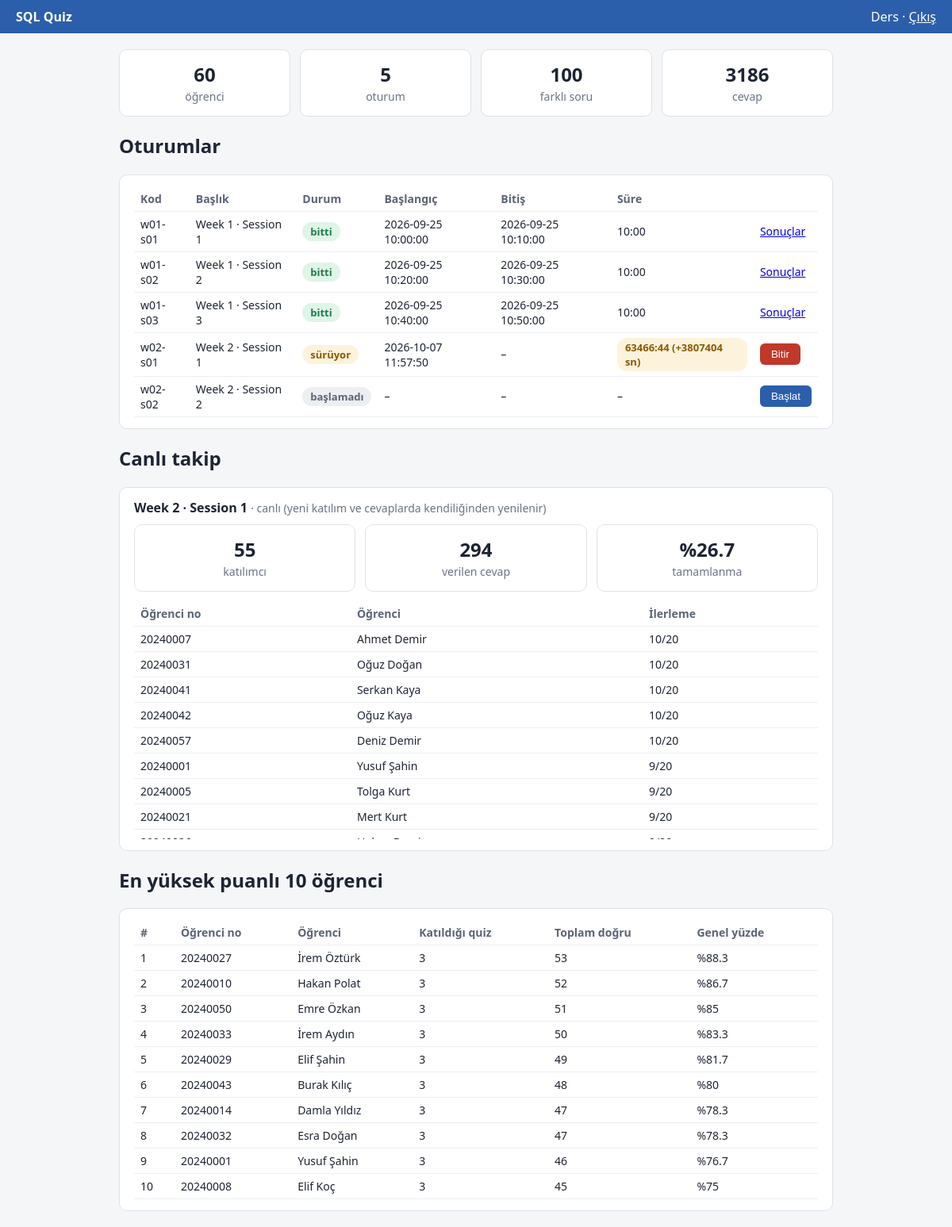
The app's page /hoca (signed in) with its own data.
### tables this page shows
CREATE TABLE oturumlar (
    id                 INTEGER PRIMARY KEY,
    kod                TEXT NOT NULL UNIQUE,         -- ör. 'w02-s01'
    baslik             TEXT NOT NULL,                -- ör. 'Week 2 · Session 1'
    hafta              INTEGER NOT NULL,
    durum              TEXT NOT NULL DEFAULT 'baslamadi',
    planlanan_sure_sn  INTEGER NOT NULL DEFAULT 600, -- süre: 10 dakika (20 soru, soru başına ~30 sn)
    -- NOT (örnek veri): süren quiz (w02-s01), seed.py çalıştığı andan 5 dk önce
    -- başlamış kaydedilir ve süre o andan beri işler. Geçen süre çok büyük görünüyorsa
    -- veri eskidir. Taze görmek için: python seed.py (python app.py açılışta kendisi tazeler).
    baslangic          TEXT,                         -- hoca başlatınca dolar
    bitis              TEXT,                         -- hoca bitirince dolar

    CHECK (hafta > 0),
    CHECK (planlanan_sure_sn > 0),
    CHECK (durum IN ('baslamadi', 'suruyor', 'bitti')),

    -- Durum ile zamanlar tutarlı olmalı (isim verildi: hata mesajında görünür)
    CONSTRAINT durum_zaman_tutarliligi CHECK (
        (durum = 'baslamadi' AND baslangic IS NULL     AND bitis IS NULL)
     OR (durum = 'suruyor'   AND baslangic IS NOT NULL AND bitis IS NULL)
     OR (durum = 'bitti'     AND baslangic IS NOT NULL AND bitis IS NOT NULL
                             AND bitis >= baslangic)
    )
);

CREATE TABLE kullanicilar (
    id            INTEGER PRIMARY KEY,
    ogrenci_no    TEXT UNIQUE,                       -- hocanın öğrenci numarası yok (NULL)
    ad            TEXT NOT NULL,
    soyad         TEXT NOT NULL,
    email         TEXT NOT NULL UNIQUE COLLATE NOCASE, -- büyük/küçük harf farkı gözetmez
    sifre_hash    TEXT NOT NULL,                     -- şifrenin kendisi değil, özeti
    sifre_salt    TEXT NOT NULL,                     -- kullanıcıya özel rastgele değer
    rol           TEXT NOT NULL DEFAULT 'ogrenci',
    kayit_zamani  TEXT NOT NULL DEFAULT (datetime('now', 'localtime')),

    CHECK (rol IN ('ogrenci', 'hoca')),
    CHECK (email LIKE '%_@_%._%'),                   -- basit e-posta biçim kontrolü
    CHECK (rol = 'hoca' OR ogrenci_no IS NOT NULL)   -- öğrencinin numarası zorunlu
);

### app.py (the view)
@app.route("/hoca")
def hoca():
    if session.get("rol") != "hoca":
        return redirect(url_for("giris"))
    baglanti = baglan()
    sayilar = baglanti.execute(
        """SELECT
             (SELECT COUNT(*) FROM kullanicilar WHERE rol = 'ogrenci') AS ogrenci,
             (SELECT COUNT(*) FROM oturumlar)                         AS oturum,
             (SELECT COUNT(DISTINCT soru_id) FROM oturum_sorulari)    AS soru,
             (SELECT COUNT(*) FROM cevaplar)                          AS cevap"""
    ).fetchone()
    oturumlar = baglanti.execute("SELECT * FROM v_oturum_durumu ORDER BY id").fetchall()
    ilerleme = baglanti.execute(
        """SELECT
             d.kod, d.baslik, d.gecen_sure_sn, d.uzatma_sn,
             (SELECT COUNT(*) FROM katilimlar k       WHERE k.oturum_id  = d.id) AS katilimci,
             (SELECT COUNT(*) FROM oturum_sorulari os WHERE os.oturum_id = d.id) AS soru_sayisi,
             (SELECT COUNT(*) FROM cevaplar c         WHERE c.oturum_id  = d.id) AS verilen_cevap
           FROM v_oturum_durumu d
           WHERE d.durum = 'suruyor'"""
    ).fetchone()
    ogrenciler = baglanti.execute(
        """SELECT u.ogrenci_no, u.ad || ' ' || u.soyad AS ogrenci,
                  r.cevaplanan, r.soru_sayisi
           FROM v_sonuclar r
           JOIN oturumlar o    ON o.id = r.oturum_id
           JOIN kullanicilar u ON u.id = r.kullanici_id
           WHERE o.durum = 'suruyor'
           ORDER BY r.cevaplanan DESC, u.ogrenci_no"""
    ).fetchall()
    ilk10 = baglanti.execute(
        """SELECT u.ogrenci_no, u.ad || ' ' || u.soyad AS ogrenci,
                  COUNT(*) AS katildigi_quiz, SUM(r.dogru) AS toplam_dogru,
                  ROUND(100.0 * SUM(r.dogru) /
                        (SELECT COUNT(*) FROM oturum_sorulari os
                           JOIN oturumlar o2 ON o2.id = os.oturum_id
                          WHERE o2.durum = 'bitti'), 1) AS genel_yuzde
           FROM v_sonuclar r
           JOIN oturumlar o    ON o.id = r.oturum_id
           JOIN kullanicilar u ON u.id = r.kullanici_id
           WHERE o.durum = 'bitti'
           GROUP BY u.id
           ORDER BY genel_yuzde DESC, u.ogrenci_no
           LIMIT 10"""
    ).fetchall()
    durum = canli_durum(baglanti)
    baglanti.close()
    return render_template("hoca.html", sayilar=sayilar, oturumlar=oturumlar,
                           ilerleme=ilerleme, ogrenciler=ogrenciler, ilk10=ilk10,
                           imza=durum["imza"])

### app.py (called while the page is built)
def baglan():
    baglanti = sqlite3.connect(VERITABANI)
    baglanti.row_factory = sqlite3.Row
    baglanti.execute("PRAGMA foreign_keys = ON;")
    return baglanti

def canli_durum(baglanti):
    satir = baglanti.execute(
        """SELECT d.id,
                  (SELECT COUNT(*) FROM katilimlar k WHERE k.oturum_id = d.id) AS katilimci,
                  (SELECT COUNT(*) FROM cevaplar c   WHERE c.oturum_id = d.id) AS cevap
           FROM v_oturum_durumu d
           WHERE d.durum = 'suruyor'"""
    ).fetchone()
    if satir is None:
        return {"oturum_id": None, "imza": "yok"}
    imza = f"{satir['id']}-{satir['katilimci']}-{satir['cevap']}"
    return {"oturum_id": satir["id"], "imza": imza}

### templates/hoca.html (shortened to what this page needs)
{% extends "base.html" %}
{% block icerik %}
<div class="sayilar">
  <div class="kart"><b>{{ sayilar["ogrenci"] }}</b><span class="soluk">öğrenci</span></div>
  <div class="kart"><b>{{ sayilar["oturum"] }}</b><span class="soluk">oturum</span></div>
  <div class="kart"><b>{{ sayilar["soru"] }}</b><span class="soluk">farklı soru</span></div>
  <div class="kart"><b>{{ sayilar["cevap"] }}</b><span class="soluk">cevap</span></div>
</div>
<h2>Oturumlar</h2>
<div class="kart">
  <table>
    <tr><th>Kod</th><th>Başlık</th><th>Durum</th><th>Başlangıç</th><th>Bitiş</th><th>Süre</th><th></th></tr>
    {% for o in oturumlar %}
    <tr>
      <td>{{ o["kod"] }}</td>
      <td>{{ o["baslik"] }}</td>
      <td>
        {% if o["durum"] == "bitti" %}<span class="rozet yesil">bitti</span>
        {% elif o["durum"] == "suruyor" %}<span class="rozet sari">sürüyor</span>
        {% else %}<span class="rozet gri">başlamadı</span>{% endif %}
      </td>
      <td>{{ o["baslangic"] or "–" }}</td>
      <td>{{ o["bitis"] or "–" }}</td>
      <td>
        {% if o["durum"] == "suruyor" %}
          <span id="sayac" class="rozet sari" data-gecen="{{ o['gecen_sure_sn'] }}" data-plan="{{ o['planlanan_sure_sn'] }}"></span>
        {% elif o["gecen_sure_sn"] is not none %}
          {{ "%d:%02d"|format(o["gecen_sure_sn"] // 60, o["gecen_sure_sn"] % 60) }}
        {% else %}–{% endif %}
      </td>
      <td>
        {% if o["durum"] == "baslamadi" %}
          <form method="post" action="{{ url_for('oturum_baslat', oturum_id=o['id']) }}"><button>Başlat</button></form>
        {% elif o["durum"] == "suruyor" %}
          <form method="post" action="{{ url_for('oturum_bitir', oturum_id=o['id']) }}"><button class="kirmizi">Bitir</button></form>
        {% else %}
          <a href="{{ url_for('sonuc', oturum_id=o['id']) }}">Sonuçlar</a>
        {% endif %}
      </td>
    </tr>
    {% endfor %}
  </table>
</div>
<h2>Canlı takip</h2>
{% if ilerleme %}
<div class="kart">
  <b>{{ ilerleme["baslik"] }}</b> <span class="soluk">· canlı (yeni katılım ve cevaplarda kendiliğinden yenilenir)</span>
  <div class="sayilar" style="margin-top: 10px;">
    <div class="kart"><b>{{ ilerleme["katilimci"] }}</b><span class="soluk">katılımcı</span></div>
    <div class="kart"><b>{{ ilerleme["verilen_cevap"] }}</b><span class="soluk">verilen cevap</span></div>
    <div class="kart">
      <b>{% if ilerleme["katilimci"] > 0 %}%{{ "%.1f"|format(100.0 * ilerleme["verilen_cevap"] / (ilerleme["katilimci"] * ilerleme["soru_sayisi"])) }}{% else %}–{% endif %}</b>
      <span class="soluk">tamamlanma</span>
    </div>
  </div>
  <div style="max-height: 300px; overflow-y: auto; margin-top: 12px;">
  <table>
    <tr><th>Öğrenci no</th><th>Öğrenci</th><th>İlerleme</th></tr>
    {% for s in ogrenciler %}
    <tr><td>{{ s["ogrenci_no"] }}</td><td>{{ s["ogrenci"] }}</td><td>{{ s["cevaplanan"] }}/{{ s["soru_sayisi"] }}</td></tr>
    {% endfor %}
  </table>
  </div>
</div>
{% else %}
  <div class="kart soluk">Şu an süren bir quiz yok.</div>
{% endif %}
<h2>En yüksek puanlı 10 öğrenci</h2>
<div class="kart">
  <table>
    <tr><th>#</th><th>Öğrenci no</th><th>Öğrenci</th><th>Katıldığı quiz</th><th>Toplam doğru</th><th>Genel yüzde</th></tr>
    {% for s in ilk10 %}
    <tr>
      <td>{{ loop.index }}</td><td>{{ s["ogrenci_no"] }}</td><td>{{ s["ogrenci"] }}</td>
      <td>{{ s["katildigi_quiz"] }}</td><td>{{ s["toplam_dogru"] }}</td><td>%{{ "%g"|format(s["genel_yuzde"]) }}</td>
    </tr>
    {% endfor %}
  </table>
</div>
{% endblock %}

### templates/base.html (shortened to what this page needs)
<!doctype html>
<html lang="tr">
<head>
</head>
<body>
  <div class="ust">
    <b>SQL Quiz</b>
    {% if session.get("ad") %}<span>{{ session["ad"] }} · <a href="{{ url_for('cikis') }}">Çıkış</a></span>{% endif %}
  </div>
  <div class="icerik">
    {% block icerik %}{% endblock %}
  </div>
</body>
</html>

### templates/base.html (style rules this page uses)
body { font-family: "Segoe UI", Arial, sans-serif; background: #f5f6f8; color: #1d2433; margin: 0; }
.ust { background: #2b5fab; color: #fff; padding: 10px 20px; display: flex; justify-content: space-between; }
.ust a { color: #fff; }
.icerik { max-width: 900px; margin: 20px auto; padding: 0 16px; }
.kart { background: #fff; border: 1px solid #dde1e8; border-radius: 10px; padding: 14px 18px; margin-bottom: 14px; overflow-x: auto; }
.soluk { color: #6b7385; font-size: 14px; }
.rozet { display: inline-block; padding: 3px 10px; border-radius: 12px; font-size: 13px; font-weight: 600; }
.yesil { background: #dff5e7; color: #1f7a4d; }
.sari { background: #fdf3dd; color: #8a5a00; }
.gri { background: #eceef2; color: #5b6475; }
table { width: 100%; border-collapse: collapse; font-size: 14px; }
th, td { text-align: left; padding: 6px 8px; border-bottom: 1px solid #eceef2; }
th { color: #5b6475; font-weight: 600; }
button { background: #2b5fab; color: #fff; border: 0; border-radius: 6px; padding: 6px 14px; cursor: pointer; }
button.kirmizi { background: #c0392b; }
.sayilar { display: flex; gap: 12px; flex-wrap: wrap; }
.sayilar .kart { flex: 1; text-align: center; margin: 0; min-width: 120px; }
.sayilar b { font-size: 24px; display: block; }

### records on screen
oturumlar: kod "w01-s01", baslik "Week 1 · Session 1", durum "bitti", baslangic "2026-09-25 10:00:00", bitis "2026-09-25 10:10:00", gecen_sure_sn "10:00"
oturumlar: kod "w01-s02", baslik "Week 1 · Session 2", durum "bitti", baslangic "2026-09-25 10:20:00", bitis "2026-09-25 10:30:00", gecen_sure_sn "10:00"
oturumlar: kod "w01-s03", baslik "Week 1 · Session 3", durum "bitti", baslangic "2026-09-25 10:40:00", bitis "2026-09-25 10:50:00", gecen_sure_sn "10:00"
oturumlar: kod "w02-s01", baslik "Week 2 · Session 1", durum "sürüyor", baslangic "2026-10-07 11:57:50", o "–"
oturumlar: kod "w02-s02", baslik "Week 2 · Session 2", durum "başlamadı", o "–"
kullanicilar: ogrenci_no "20240027", ogrenci "İrem Öztürk", katildigi_quiz "3", toplam_dogru "53", genel_yuzde "88.3"
kullanicilar: ogrenci_no "20240010", ogrenci "Hakan Polat", katildigi_quiz "3", toplam_dogru "52", genel_yuzde "86.7"
kullanicilar: ogrenci_no "20240050", ogrenci "Emre Özkan", katildigi_quiz "3", toplam_dogru "51", genel_yuzde "85"
kullanicilar: ogrenci_no "20240033", ogrenci "İrem Aydın", katildigi_quiz "3", toplam_dogru "50", genel_yuzde "83.3"
kullanicilar: ogrenci_no "20240029", ogrenci "Elif Şahin", katildigi_quiz "3", toplam_dogru "49", genel_yuzde "81.7"
kullanicilar: ogrenci_no "20240043", ogrenci "Burak Kılıç", katildigi_quiz "3", toplam_dogru "48", genel_yuzde "80"
kullanicilar: ogrenci_no "20240014", ogrenci "Damla Yıldız", katildigi_quiz "3", toplam_dogru "47", genel_yuzde "78.3"
kullanicilar: ogrenci_no "20240032", ogrenci "Esra Doğan", katildigi_quiz "3", toplam_dogru "47", genel_yuzde "78.3"
kullanicilar: ogrenci_no "20240001", ogrenci "Yusuf Şahin", katildigi_quiz "3", toplam_dogru "46", genel_yuzde "76.7"
kullanicilar: ogrenci_no "20240008", ogrenci "Elif Koç", katildigi_quiz "3", toplam_dogru "45", genel_yuzde "75"

### other values on screen
{{ session["ad"] }} "Ders"
{{ sayilar["ogrenci"] }} "60"
{{ sayilar["oturum"] }} "5"
{{ sayilar["soru"] }} "100"
{{ sayilar["cevap"] }} "3186"
{{ ilerleme["katilimci"] }} "55"
{{ ilerleme["verilen_cevap"] }} "294"
{{ s["ogrenci_no"] }} "20240007" "20240031" "20240041" "20240042" "20240057" "20240001" "20240005" "20240021"
{{ s["ogrenci"] }} "Ahmet Demir" "Oğuz Doğan" "Serkan Kaya" "Oğuz Kaya" "Deniz Demir" "Yusuf Şahin" "Tolga Kurt" "Mert Kurt"
{{ s["cevaplanan"] }} "10" "10" "10" "10" "10" "9" "9" "9"
{{ s["soru_sayisi"] }} "20" "20" "20" "20" "20" "20" "20" "20"
